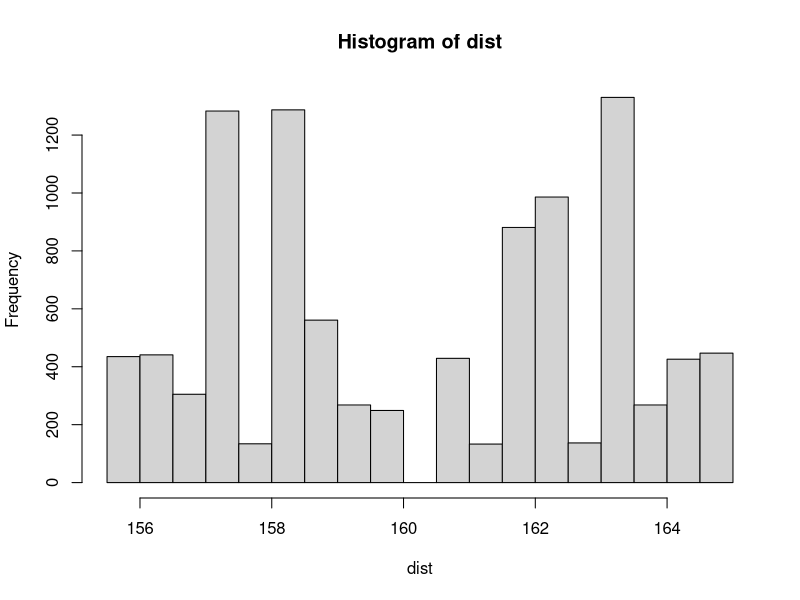

Generate this figure with R:
oneweed <- c(166.2, 157.3, 166.7, 161.1)
nineweed <- c(162.8, 142.4, 162.8, 162.4)

sombrero <- c(166.2, 157.3, 166.7, 161.1,162.8, 142.4, 162.8, 162.4)

nrep = 10000
dist <-replicate(nrep,mean(sample(sombrero,4,replace=F)))
compare=replicate(nrep,mean(sample(sombrero,4,replace=F))<=mean(nineweed))

nyes=sum(compare)

p=sum(compare)/nrep

nyes
p
hist(dist)


